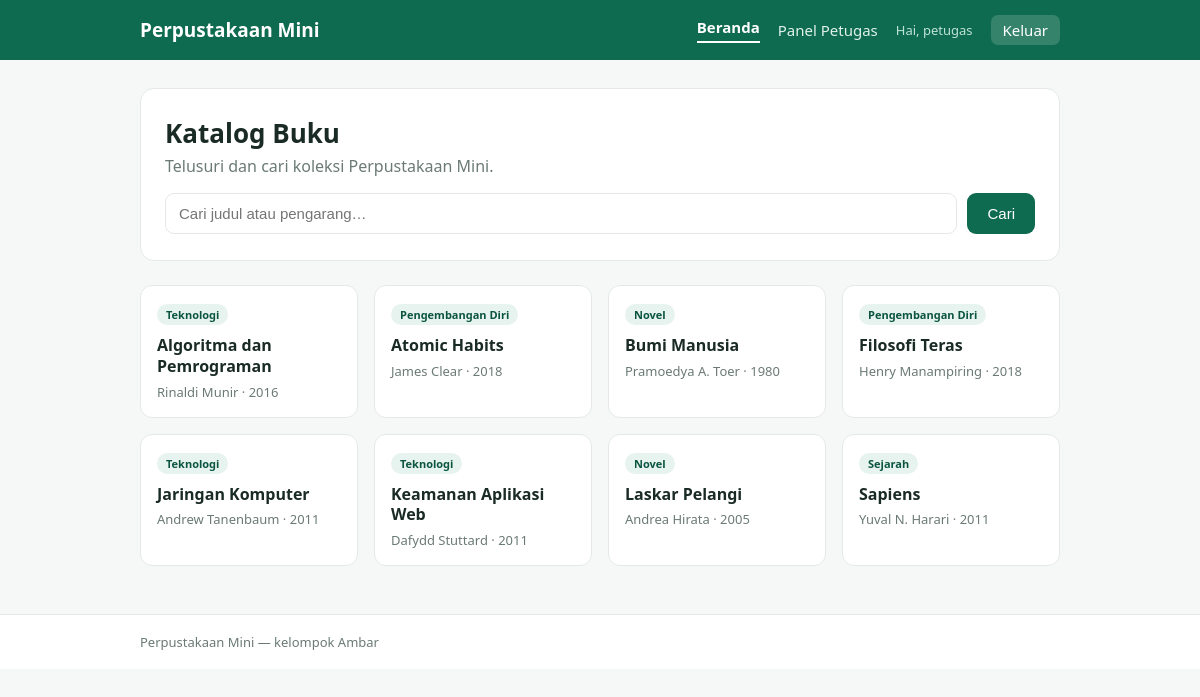
/ (signed in), run on the app's committed database.
### tables this page shows
CREATE TABLE books (
    id        INT AUTO_INCREMENT PRIMARY KEY,
    judul     VARCHAR(120) NOT NULL,
    pengarang VARCHAR(80)  NOT NULL,
    tahun     INT          NOT NULL,
    kategori  VARCHAR(40)  NOT NULL
);

### index.php (the view, shortened to what this page needs)
<?php
require __DIR__ . '/config/db.php';
require __DIR__ . '/includes/layout.php';
$q = $_GET['q'] ?? '';
$rows = [];
if ($q !== '') {
    $sql = "SELECT judul, pengarang, tahun, kategori FROM books
            WHERE judul LIKE '%$q%' OR pengarang LIKE '%$q%' ORDER BY judul";
    $res = mysqli_query($conn, $sql);
    if ($res === false) {
        $err = 'Terjadi kesalahan: ' . mysqli_error($conn);
    } else {
        while ($r = mysqli_fetch_assoc($res)) $rows[] = $r;
    }
} else {
    $res = mysqli_query($conn, "SELECT judul, pengarang, tahun, kategori FROM books ORDER BY judul");
    while ($r = mysqli_fetch_assoc($res)) $rows[] = $r;
}
?>
<section class="hero">
  <h1>Katalog Buku</h1>
  <p>Telusuri dan cari koleksi Perpustakaan Mini.</p>
  <form class="search" method="get">
    <input name="q" placeholder="Cari judul atau pengarang…" value="<?= htmlspecialchars($q) ?>">
    <button type="submit">Cari</button>
  </form>
</section>
<div class="grid">
<?php foreach ($rows as $r): ?>
  <article class="book">
    <span class="cat"><?= htmlspecialchars($r['kategori']) ?></span>
    <h3><?= htmlspecialchars($r['judul']) ?></h3>
    <p class="by"><?= htmlspecialchars($r['pengarang']) ?> · <?= htmlspecialchars($r['tahun']) ?></p>
  </article>
<?php endforeach; ?>
</div>

### includes/layout.php (style rules this page uses)
:root { --hijau:#0f6b4f;--hijau2:#0b5540;--tinta:#1a2b26;--abu:#6b7a75;--garis:#e4e9e7;--bg:#f6f8f7 }
* { box-sizing:border-box }
body { margin:0;font-family:system-ui,Segoe UI,Arial,sans-serif;color:var(--tinta);background:var(--bg) }
.hero { background:#fff;border:1px solid var(--garis);border-radius:14px;padding:26px 24px;margin-bottom:24px }
.hero h1 { margin:0 0 4px;font-size:26px }
.hero p { margin:0 0 16px;color:var(--abu) }
.search { display:flex;gap:10px }
.search input { flex:1;padding:12px 14px;border:1px solid var(--garis);border-radius:9px;font-size:15px }
.search button,.btn { background:var(--hijau);color:#fff;border:0;border-radius:9px;padding:12px 20px;font-size:15px;cursor:pointer }
.grid { display:grid;grid-template-columns:repeat(auto-fill,minmax(210px,1fr));gap:16px;margin-top:8px }
.book { background:#fff;border:1px solid var(--garis);border-radius:12px;padding:16px;transition:box-shadow .15s }
.book .cat { display:inline-block;background:#e7f3ee;color:var(--hijau2);font-size:11px;font-weight:700;padding:3px 9px;border-radius:999px;margin-bottom:10px }
.book h3 { margin:0 0 6px;font-size:16px;line-height:1.3 }
.book .by { margin:0;color:var(--abu);font-size:13px }
input[type=text],input[type=password],input:not([type]) { width:100%;padding:11px 13px;border:1px solid var(--garis);border-radius:9px;font-size:15px }

### data on the page
books: kategori "Teknologi", judul "Algoritma dan Pemrograman", pengarang "Rinaldi Munir", tahun "2016"
books: kategori "Pengembangan Diri", judul "Atomic Habits", pengarang "James Clear", tahun "2018"
books: kategori "Novel", judul "Bumi Manusia", pengarang "Pramoedya A. Toer", tahun "1980"
books: kategori "Pengembangan Diri", judul "Filosofi Teras", pengarang "Henry Manampiring", tahun "2018"
books: kategori "Teknologi", judul "Jaringan Komputer", pengarang "Andrew Tanenbaum", tahun "2011"
books: kategori "Teknologi", judul "Keamanan Aplikasi Web", pengarang "Dafydd Stuttard", tahun "2011"
books: kategori "Novel", judul "Laskar Pelangi", pengarang "Andrea Hirata", tahun "2005"
books: kategori "Sejarah", judul "Sapiens", pengarang "Yuval N. Harari", tahun "2011"

### other printed values
$user "petugas"
